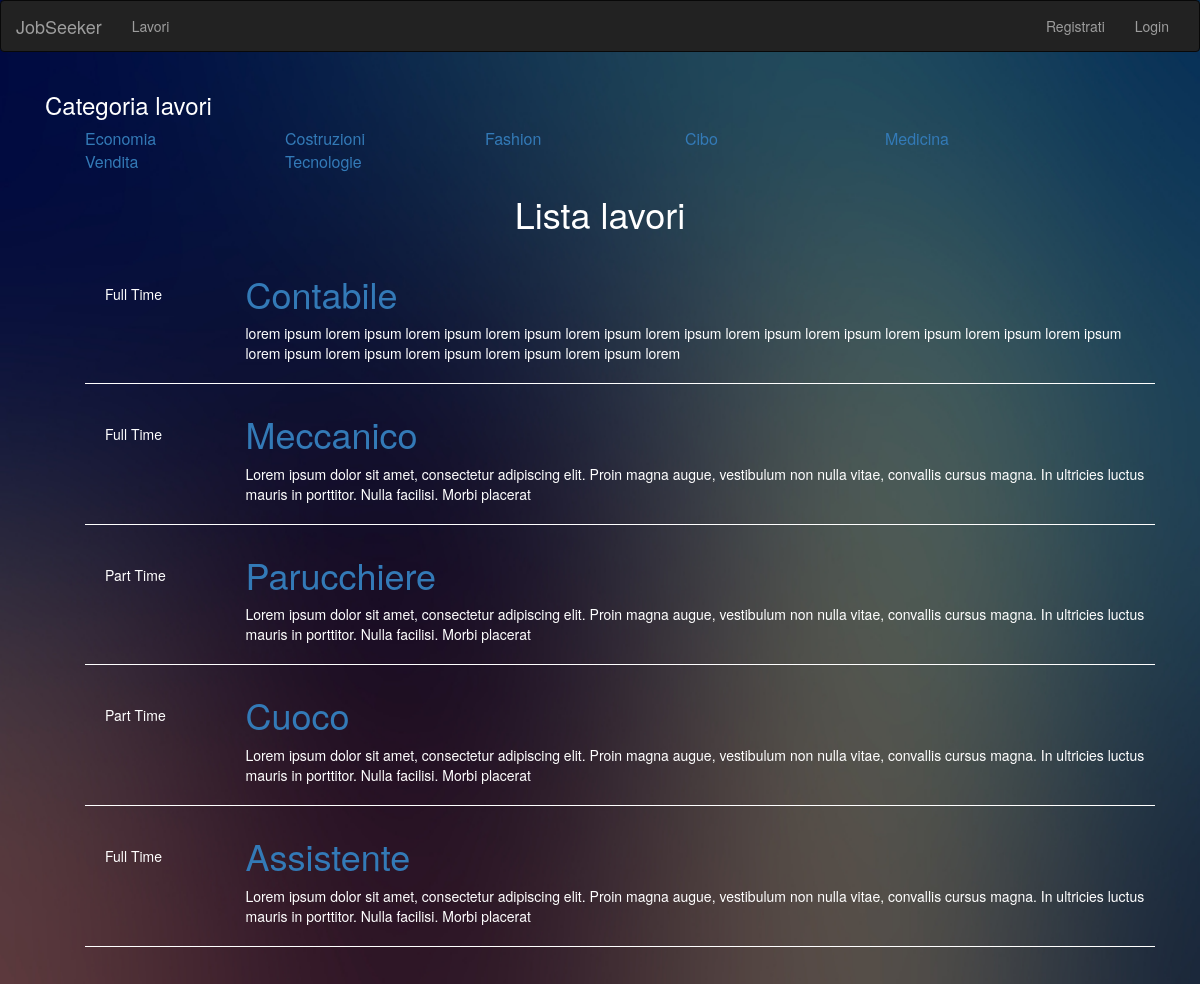
/jobs.php, run on the app's committed database.
### tables this page shows
CREATE TABLE `categories` (
  `id` int(11) NOT NULL,
  `name` varchar(255) NOT NULL
);

CREATE TABLE `jobs` (
  `id` int(11) NOT NULL,
  `title` varchar(255) NOT NULL,
  `description` text NOT NULL,
  `location` varchar(255) NOT NULL,
  `category_id` int(11) NOT NULL,
  `contact_email` varchar(255) NOT NULL,
  `job_type` varchar(255) NOT NULL
);

### lib/Database.php (called while the page is built, shortened)
<?php
class Database{
     public $dbhost = DB_HOST;
     public $dbuser = DB_USER;
     public $dbname = DB_NAME;
     public $dbpass = DB_PASS;
     public $link;
    private function connect(){
        $this->link = new mysqli($this->dbhost,$this->dbuser,$this->dbpass,$this->dbname);
    }
    public function select($query){
        $result = $this->link->query($query) or die($this->link->error.__LINE__);
        if ($result->num_rows>0){
            return $result;
        }
        else{
            return false;
        }
    }
}

### helpers/format_helpers.php (called while the page is built)
<?php
function shortText($text, $chars =150){
    $text = $text." ";
    $text = substr($text,0,$chars);
    $text = substr($text,0,strrpos($text,' '));
    return $text;
}

### jobs.php (the view, shortened to what this page needs)
<?php include 'includes/header.php'; ?>
<?php  include 'lib/Database.php';?>
<?php include 'helpers/format_helpers.php'; ?>
<?php
   $db = new Database();
   $query = "SELECT * FROM categories";
   $result = $db->select($query);
   if(isset($_GET['id'])){
     $id = $_GET['id'];
	   $query2 ="SELECT * FROM jobs WHERE category_id ='$id'";
	   $result2= $db->select($query2);
   }
 else{
	 $query2 = "SELECT * FROM jobs";
	 $result2 = $db->select($query2);
 }
?>
 <?php if($result2): ?>
<div class="container">
    <div id="category_block" class="col-xs-12">
			<h3>Categoria lavori</h3>
			<ul>
				<?php while($row = $result->fetch_assoc()): ?>
				<li>
					<a href="jobs.php?id=<?php echo $row['id']; ?>">
						<?php echo $row['name']; ?>
					</a>
				</li>
	            <?php endwhile; ?>
			</ul>
	</div>
 <div class="col-sm-12">
 	<h1 class="text-center">Lista lavori</h1>
 	<ul id="listings">
      <?php while ($row = $result2->fetch_assoc()): ?>
				<li>
					<div class="type">
					<span class="green"><?php echo $row['job_type']; ?></span>
					</div>
					<div class="description">
						<a href="job.php?id=<?php echo $row['id']; ?>"><h1><?php echo $row['title']; ?></h1></a>
						<p> <?php echo shortText($row['description'],200); ?>
						</p>
					</div>
				</li>
		<?php endwhile;  ?>
 	</ul>
 </div>
</div>
<?php else : ?>
	<div class="col-xs-12">
	<p>Non ci sono lavori</p>
	</div>
<?php endif; ?>

### includes/header.php (shortened to what this page needs)
<!DOCTYPE html>
<html>
<head>
   		 <link rel="stylesheet" type="text/css" href="css/style.css">
         <link rel="stylesheet" href="css/bootstrap.css">
</head>
<body>
	<nav class="navbar navbar-inverse">
	  <div class="container-fluid">
	    <div class="navbar-header">
	      <li> <a class="navbar-brand" href="index.php">JobSeeker</a></li>
	    </div>
	    <ul class="nav navbar-nav">
	       <li><a href="jobs.php">Lavori</a></li>
	    </ul>
	    <ul class="nav navbar-nav pull-right">
	      <?php if(isset($_SESSION['user'])): ?>
	       <li><a href="logout.php">Esci</a></li>
	      <?php else : ?>
	      <li><a href="signup.php">Registrati</a></li>
	      <li><a href="login.php">Login</a></li>
	      <?php endif; ?>
	    </ul>
	  </div>
	</nav>

### css/style.css (style rules this page uses)
body { padding-bottom: 40px; color: #5a5a5a; }
li { list-style: none; }
a { text-decoration-style: none; }
#listings li { overflow: auto; border-bottom: 1px #ffffff solid; padding: 10px 0 10px 0; list-style: none; }
.type { float: left; width: 15%; margin-top: 30px; }
.type span { padding: 10px 20px 10px 20px; color: #ffffff; background: #; }
.description { float: right; width: 85%; }
.description a { text-decoration-style: none; text-decoration-color: #ffffff; }
#category_block li { width: 200px; float: left; font-size: 16px; padding: 0 10px 0 0; }

### includes/header.php (style rules this page uses)
body { background: url(img/32.jpg); background-size: 100% 100%; background-repeat: no-repeat; color: #ffffff; }

### data on the page
categories: name "Economia"
categories: name "Costruzioni"
categories: name "Fashion"
categories: name "Cibo"
categories: name "Medicina"
categories: name "Vendita"
categories: name "Tecnologie"
jobs: job_type "Full Time", title "Contabile", description "lorem ipsum lorem ipsum lorem ipsum lorem ipsum lorem ipsum lorem ipsum lorem ipsum lorem ipsum lorem ipsum lorem ipsum lorem ipsum lorem ipsum lorem ipsum lorem ipsum lorem ipsum lorem ipsum lorem"
jobs: job_type "Full Time", title "Meccanico", description "Lorem ipsum dolor sit amet, consectetur adipiscing elit. Proin magna augue, vestibulum non nulla vitae, convallis cursus magna. In ultricies luctus mauris in porttitor. Nulla facilisi. Morbi placerat"
jobs: job_type "Part Time", title "Parucchiere", description "Lorem ipsum dolor sit amet, consectetur adipiscing elit. Proin magna augue, vestibulum non nulla vitae, convallis cursus magna. In ultricies luctus mauris in porttitor. Nulla facilisi. Morbi placerat"
jobs: job_type "Part Time", title "Cuoco", description "Lorem ipsum dolor sit amet, consectetur adipiscing elit. Proin magna augue, vestibulum non nulla vitae, convallis cursus magna. In ultricies luctus mauris in porttitor. Nulla facilisi. Morbi placerat"
jobs: job_type "Full Time", title "Assistente", description "Lorem ipsum dolor sit amet, consectetur adipiscing elit. Proin magna augue, vestibulum non nulla vitae, convallis cursus magna. In ultricies luctus mauris in porttitor. Nulla facilisi. Morbi placerat"
